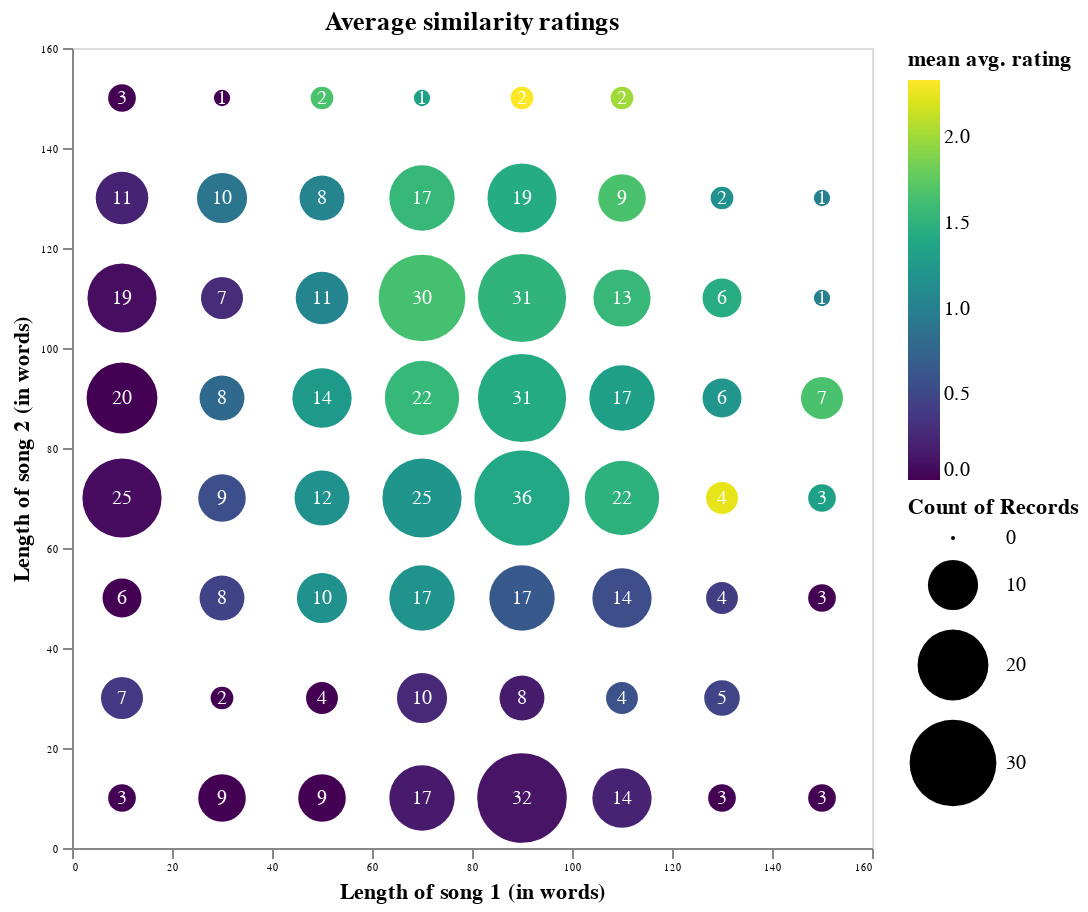

The notebook cell saved with this chart:
### Code cell
# Create a heatmap of avg ratings per song length

base = alt.Chart(avg_ratings).encode(
    x=alt.X('length_1:Q', 
        axis=alt.Axis(title='Length of song 1 (in words)'), 
        bin=alt.Bin(maxbins=8)),
    y=alt.Y('length_2:Q', 
        axis=alt.Axis(title='Length of song 2 (in words)'), 
        bin=alt.Bin(maxbins=8)
    ))

heatmap = base.mark_circle().encode(
    color=alt.Color('mean(sim_rating)', 
                    scale=alt.Scale(scheme='viridis'), 
                    title='mean avg. rating'),
    size='count()'
    )

text = base.mark_text(baseline='middle', size=10).encode(
    text=alt.Text('count()'),
    color=alt.value('white')
)

(heatmap + text).properties(
        height=400,
        width=400,
        title='Average similarity ratings'
    ).configure_axis(
        labelFontSize=5,
    )

### Figure 1 — Vega-Lite specification as saved in the notebook (floating-point values rounded to 4 significant figures; data arrays with more than 128 entries replaced by an {"elided": "..."} marker saying what was removed)
{"config": {"view": {"continuousWidth": 400, "continuousHeight": 300}, "axis": {"labelFontSize": 5}}, "layer": [{"mark": "circle", "encoding": {"color": {"aggregate": "mean", "field": "sim_rating", "scale": {"scheme": "viridis"}, "title": "mean avg. rating", "type": "quantitative"}, "size": {"aggregate": "count", "type": "quantitative"}, "x": {"axis": {"title": "Length of song 1 (in words)"}, "bin": {"maxbins": 8}, "field": "length_1", "type": "quantitative"}, "y": {"axis": {"title": "Length of song 2 (in words)"}, "bin": {"maxbins": 8}, "field": "length_2", "type": "quantitative"}}}, {"mark": {"type": "text", "baseline": "middle", "size": 10}, "encoding": {"color": {"value": "white"}, "text": {"aggregate": "count", "type": "quantitative"}, "x": {"axis": {"title": "Length of song 1 (in words)"}, "bin": {"maxbins": 8}, "field": "length_1", "type": "quantitative"}, "y": {"axis": {"title": "Length of song 2 (in words)"}, "bin": {"maxbins": 8}, "field": "length_2", "type": "quantitative"}}}], "data": {"name": "data-74a0f92a80bbe7021ef5df0373f3ef89"}, "height": 400, "title": "Average similarity ratings", "width": 400, "$schema": "https://vega.github.io/schema/vega-lite/v4.17.0.json", "datasets": {"data-74a0f92a80bbe7021ef5df0373f3ef89": {"elided": "676 records"}}}
